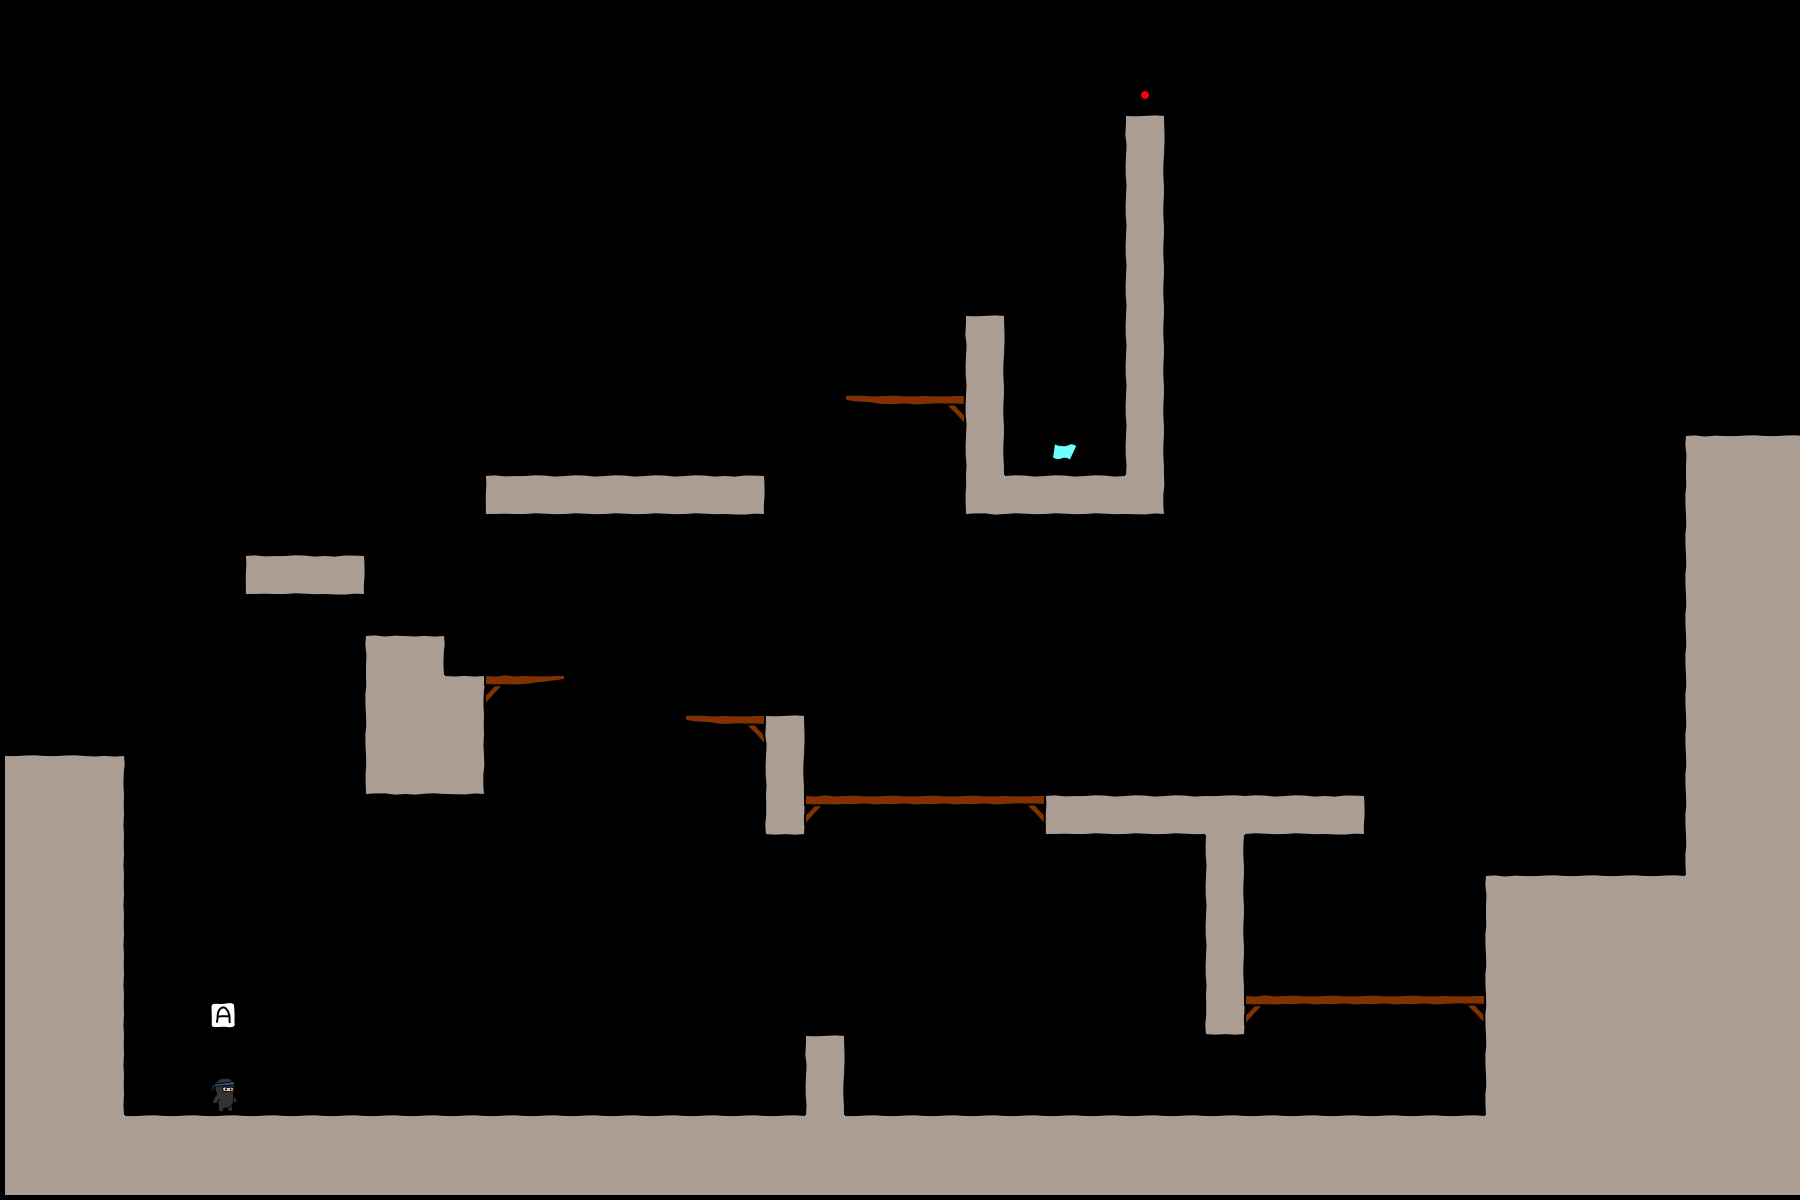

Below is a game level as drawn by its tile map, then a one-line description and the .tmx file that defines it, in full:
An orthogonal 45x30 tile map with 40x40 px tiles, 1 tile layer (bg).

<map version="1.0" orientation="orthogonal" width="45" height="30" tilewidth="40" tileheight="40">
 <tileset firstgid="1" name="tiles6_gapped" tilewidth="50" tileheight="50">
  <image source="tiles6_gapped.png" width="300" height="500" />
 </tileset>
 <layer name="bg" width="45" height="30">
  <data encoding="csv">
0,0,0,0,0,0,0,0,0,0,0,0,0,0,0,0,0,0,0,0,0,0,0,0,0,0,0,0,0,0,0,0,0,0,0,0,0,0,0,0,0,0,0,0,0,
0,0,0,0,0,0,0,0,0,0,0,0,0,0,0,0,0,0,0,0,0,0,0,0,0,0,0,0,0,0,0,0,0,0,0,0,0,0,0,0,0,0,0,0,0,
0,0,0,0,0,0,0,0,0,0,0,0,0,0,0,0,0,0,0,0,0,0,0,0,0,0,0,0,36,0,0,0,0,0,0,0,0,0,0,0,0,0,0,0,0,
0,0,0,0,0,0,0,0,0,0,0,0,0,0,0,0,0,0,0,0,0,0,0,0,0,0,0,0,10,0,0,0,0,0,0,0,0,0,0,0,0,0,0,0,0,
0,0,0,0,0,0,0,0,0,0,0,0,0,0,0,0,0,0,0,0,0,0,0,0,0,0,0,0,16,0,0,0,0,0,0,0,0,0,0,0,0,0,0,0,0,
0,0,0,0,0,0,0,0,0,0,0,0,0,0,0,0,0,0,0,0,0,0,0,0,0,0,0,0,16,0,0,0,0,0,0,0,0,0,0,0,0,0,0,0,0,
0,0,0,0,0,0,0,0,0,0,0,0,0,0,0,0,0,0,0,0,0,0,0,0,0,0,0,0,16,0,0,0,0,0,0,0,0,0,0,0,0,0,0,0,0,
0,0,0,0,0,0,0,0,0,0,0,0,0,0,0,0,0,0,0,0,0,0,0,0,0,0,0,0,16,0,0,0,0,0,0,0,0,0,0,0,0,0,0,0,0,
0,0,0,0,0,0,0,0,0,0,0,0,0,0,0,0,0,0,0,0,0,0,0,0,10,0,0,0,16,0,0,0,0,0,0,0,0,0,0,0,0,0,0,0,0,
0,0,0,0,0,0,0,0,0,0,0,0,0,0,0,0,0,0,0,0,0,0,0,0,16,0,0,0,16,0,0,0,0,0,0,0,0,0,0,0,0,0,0,0,0,
0,0,0,0,0,0,0,0,0,0,0,0,0,0,0,0,0,0,0,0,0,5,17,12,16,0,0,0,16,0,0,0,0,0,0,0,0,0,0,0,0,0,0,0,0,
0,0,0,0,0,0,0,0,0,0,0,0,0,0,0,0,0,0,0,0,0,0,0,0,16,0,48,0,16,0,0,0,0,0,0,0,0,0,0,0,0,0,7,8,8,
0,0,0,0,0,0,0,0,0,0,0,0,1,2,2,2,2,2,3,0,0,0,0,0,19,2,2,2,21,0,0,0,0,0,0,0,0,0,0,0,0,0,13,14,14,
0,0,0,0,0,0,0,0,0,0,0,0,0,0,0,0,0,0,0,0,0,0,0,0,0,0,0,0,0,0,0,0,0,0,0,0,0,0,0,0,0,0,13,14,14,
0,0,0,0,0,0,1,2,3,0,0,0,0,0,0,0,0,0,0,0,0,0,0,0,0,0,0,0,0,0,0,0,0,0,0,0,0,0,0,0,0,0,13,14,14,
0,0,0,0,0,0,0,0,0,0,0,0,0,0,0,0,0,0,0,0,0,0,0,0,0,0,0,0,0,0,0,0,0,0,0,0,0,0,0,0,0,0,13,14,14,
0,0,0,0,0,0,0,0,0,7,9,0,0,0,0,0,0,0,0,0,0,0,0,0,0,0,0,0,0,0,0,0,0,0,0,0,0,0,0,0,0,0,13,14,14,
0,0,0,0,0,0,0,0,0,13,14,9,11,6,0,0,0,0,0,0,0,0,0,0,0,0,0,0,0,0,0,0,0,0,0,0,0,0,0,0,0,0,13,14,14,
0,0,0,0,0,0,0,0,0,13,14,15,0,0,0,0,0,5,12,10,0,0,0,0,0,0,0,0,0,0,0,0,0,0,0,0,0,0,0,0,0,0,13,14,14,
8,8,9,0,0,0,0,0,0,19,20,21,0,0,0,0,0,0,0,16,0,0,0,0,0,0,0,0,0,0,0,0,0,0,0,0,0,0,0,0,0,0,13,14,14,
14,14,15,0,0,0,0,0,0,0,0,0,0,0,0,0,0,0,0,22,11,17,17,17,17,12,1,2,2,2,8,2,2,3,0,0,0,0,0,0,0,0,13,14,14,
14,14,15,0,0,0,0,0,0,0,0,0,0,0,0,0,0,0,0,0,0,0,0,0,0,0,0,0,0,0,16,0,0,0,0,0,0,0,0,0,0,0,13,14,14,
14,14,15,0,0,0,0,0,0,0,0,0,0,0,0,0,0,0,0,0,0,0,0,0,0,0,0,0,0,0,16,0,0,0,0,0,0,7,8,8,8,8,14,14,14,
14,14,15,0,0,0,0,0,0,0,0,0,0,0,0,0,0,0,0,0,0,0,0,0,0,0,0,0,0,0,16,0,0,0,0,0,0,13,14,14,14,14,14,14,14,
14,14,15,0,0,0,0,0,0,0,0,0,0,0,0,0,0,0,0,0,0,0,0,0,0,0,0,0,0,0,16,0,0,0,0,0,0,13,14,14,14,14,14,14,14,
14,14,15,0,0,49,0,0,0,0,0,0,0,0,0,0,0,0,0,0,0,0,0,0,0,0,0,0,0,0,22,11,17,17,17,17,12,13,14,14,14,14,14,14,14,
14,14,15,0,0,0,0,0,0,0,0,0,0,0,0,0,0,0,0,0,10,0,0,0,0,0,0,0,0,0,0,0,0,0,0,0,0,13,14,14,14,14,14,14,14,
14,14,15,0,0,47,0,0,0,0,0,0,0,0,0,0,0,0,0,0,16,0,0,0,0,0,0,0,0,0,0,0,0,0,0,0,0,13,14,14,14,14,14,14,14,
14,14,14,8,8,8,8,8,8,8,8,8,8,8,8,8,8,8,8,8,14,8,8,8,8,8,8,8,8,8,8,8,8,8,8,8,8,14,14,14,14,14,14,14,14,
14,14,14,14,14,14,14,14,14,14,14,14,14,14,14,14,14,14,14,14,14,14,14,14,14,14,14,14,14,14,14,14,14,14,14,14,14,14,14,14,14,14,14,14,14
</data>
 </layer>
</map>
